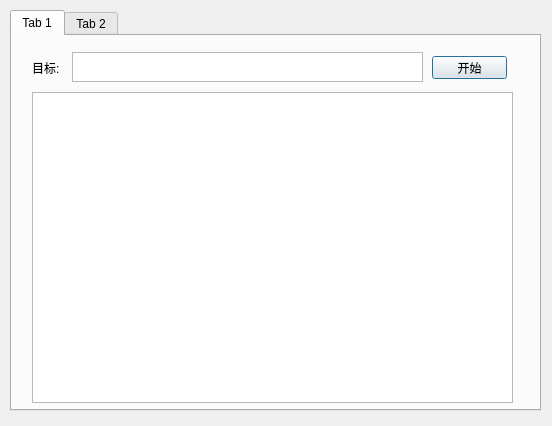
<?xml version="1.0" encoding="UTF-8"?>
<ui version="4.0">
 <class>MainDialog</class>
 <widget class="QDialog" name="MainDialog">
  <property name="geometry">
   <rect>
    <x>0</x>
    <y>0</y>
    <width>552</width>
    <height>426</height>
   </rect>
  </property>
  <property name="windowTitle">
   <string>Dialog</string>
  </property>
  <widget class="QTabWidget" name="tabWidget">
   <property name="geometry">
    <rect>
     <x>10</x>
     <y>10</y>
     <width>531</width>
     <height>401</height>
    </rect>
   </property>
   <property name="currentIndex">
    <number>0</number>
   </property>
   <widget class="QWidget" name="tab_1">
    <attribute name="title">
     <string>Tab 1</string>
    </attribute>
    <widget class="QTextEdit" name="m_targetURL">
     <property name="geometry">
      <rect>
       <x>60</x>
       <y>16</y>
       <width>351</width>
       <height>30</height>
      </rect>
     </property>
    </widget>
    <widget class="QLabel" name="label">
     <property name="geometry">
      <rect>
       <x>20</x>
       <y>26</y>
       <width>54</width>
       <height>12</height>
      </rect>
     </property>
     <property name="text">
      <string>目标:</string>
     </property>
    </widget>
    <widget class="QTableWidget" name="tableWidget">
     <property name="geometry">
      <rect>
       <x>20</x>
       <y>56</y>
       <width>481</width>
       <height>311</height>
      </rect>
     </property>
    </widget>
    <widget class="QPushButton" name="m_btnSearch">
     <property name="geometry">
      <rect>
       <x>420</x>
       <y>20</y>
       <width>75</width>
       <height>23</height>
      </rect>
     </property>
     <property name="text">
      <string>开始</string>
     </property>
    </widget>
   </widget>
   <widget class="QWidget" name="tab_2">
    <attribute name="title">
     <string>Tab 2</string>
    </attribute>
   </widget>
  </widget>
 </widget>
 <resources/>
 <connections/>
 <slots>
  <slot>beginSearch()</slot>
 </slots>
</ui>
